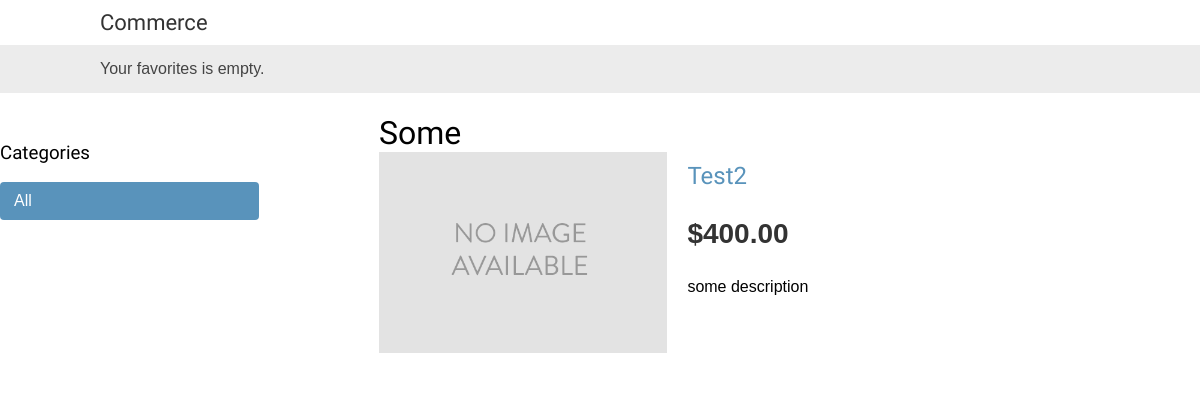
/2/some, run on the app's committed database.
### auctions/models.py (models this page shows, shortened)
class Auction(models.Model):
    category = models.ForeignKey(Category, related_name='auctions', on_delete=models.CASCADE)
    name = models.CharField(max_length=200, db_index=True)
    slug = models.SlugField(max_length=200, db_index=True)
    image = models.ImageField(upload_to='auctions/%Y/%m/%d', blank=True)
    description = models.TextField(blank=True)
    start_price = models.DecimalField(max_digits=10, decimal_places=2)
    available = models.BooleanField(default=True)
    created = models.DateTimeField(auto_now_add=True)
    updated = models.DateTimeField(auto_now=True)
    class Meta:
        ordering = ('name',)
        index_together = (('id', 'slug'),)

class Category(models.Model):
    name = models.CharField(max_length=200, db_index=True)
    slug = models.SlugField(max_length=200, db_index=True, unique=True)
    class Meta:
        ordering = ('name',)
        verbose_name = 'Category'
        verbose_name_plural = 'Categories'
    def __str__(self):
        return self.name

### auctions/views.py (the view)
def auction_detail(request, id, slug):
    auction = get_object_or_404(Auction,
                                id=id,
                                slug=slug,
                                available=True
                                )
    return render(request, 'auctions/auction/detail.html',
                  {
                      'auction': auction
                  })

### auctions/templates/auctions/auction/detail.html (shortened to what this page needs)
{% extends "auctions/base.html" %}
{% load static %}
{% block content %}
  <div class="auction-detail">
    <h1>{{ auction.name }}</h1>
    <img src="{% if auctions.image %}{{ auctions.image.url }}{% else %}
    {% static "img/no_image.png" %}{% endif %}">
        <h2>
            <a href="{{ auctions.category.get_absolute_url }}">
            {{ auction.category }}
            </a>
        </h2>
      <p class="start_price">${{ auction.start_price }}</p>
    {{ auction.description }}
  </div>
{% endblock %}

### auctions/static/css/base.css (style rules this page uses)
body { margin:0; padding:0; font-family:helvetica, sans-serif; }
h1, h2, h3, h4, h5 , h6 { font-family: 'Ubuntu', sans-serif; font-weight:normal; }
a { text-decoration:none; color:#5993bb; }
.auction-detail { text-align:justify; }
.auction-detail .start_price { color:#333; font-size:28px; font-weight:bold; }
.auction-detail img { width:40%; float:left; padding:0 20px 20px 0; }
.auction-detail h1 { margin-bottom:0; }
.auction-detail h2 { margin-top:10px; }

### data on the page
Auction: name "Some", category "Test2", start_price "400.00", description "some description"
